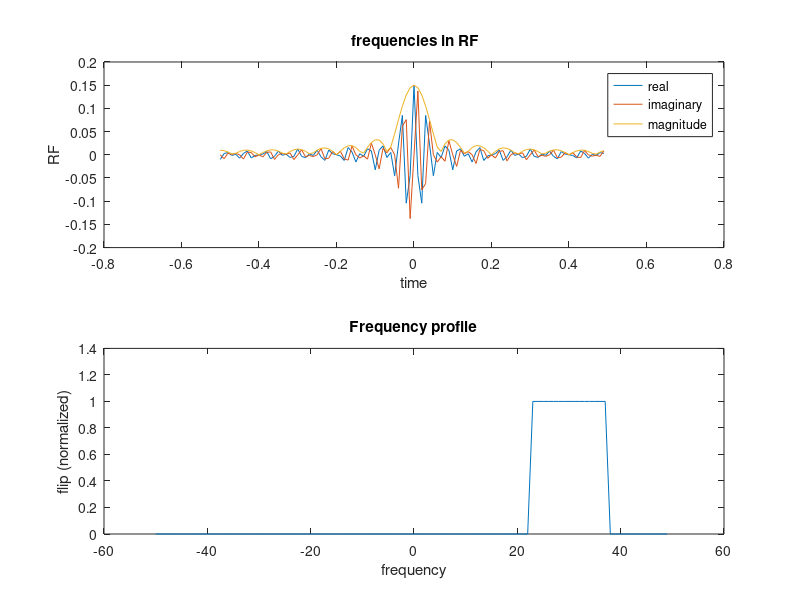

The MATLAB script that drew this image: (Note: this script raises an error after producing the figure.)
%% Illustration of a RF pulse
% To excite a slice, we create a RF pulse with a range of frequencies, used while applying magnetic field gradient

clear all

dt = 0.01;
tmax = 1;
N = tmax/dt;
t = [-N/2:N/2-1]*dt;
% center frequency of RF
f0 = 30;

% range of frequencies to sum
df = [-7:7];

[tmat dfmat] = meshgrid(t,df+f0);
rf_all = exp(i*2*pi*dfmat.*tmat);

f = [-N/2:N/2-1]/(N*dt);

fs = figure(1);
rf_test = sum(rf_all,1) * dt;
%rf_test = rf_test / length(df)^2;
FT_test = fftshift(fft(rf_test));
    subplot(211)
    plot(t,real(rf_test), t,imag(rf_test), t, abs(rf_test))
    xlabel('time'), ylabel('RF'), legend('real','imaginary', 'magnitude')

    title([ ' frequencies in RF'])
    subplot(212)
    plot(f,abs(FT_test))
    title('Frequency profile')
    xlabel('frequency'), ylabel('flip (normalized)')
drawnow
currFrame = getframe(fs);
im = frame2im(currFrame);
% get map
[imind,map] = rgb2ind(im,256,'nodither'); 
%%

for n = 1:length(df)
    rf_n = sum(rf_all(1:n,:),1) * dt;

    % Fourier Transform used to approximate the RF pulse profile (small tip approximation)
    FT_n = fftshift(fft(rf_n));

    subplot(211)
    plot(t,real(rf_n), t,imag(rf_n), t, abs(rf_n))
    xlabel('time'), ylabel('RF'), legend('real','imaginary', 'magnitude')

    title([int2str(n) ' frequencies in RF'])
    subplot(212)
    plot(f,abs(FT_n))
    title('Frequency profile')
    ylim([0 1.2])
    xlabel('frequency'), ylabel('flip (normalized)')

    drawnow
    currFrame = getframe(fs);

      imall(:,:,1,n) = rgb2ind(frame2im(currFrame),map,'nodither');

end


%%
imwrite(imall,map,'RF_pulse_frequencies-lab_frame.gif','DelayTime',1,'LoopCount',Inf)


%%

clear imall
f0 = 0;

% range of frequencies to sum
df = [0,1,-1,2,-2,3,-3,4,-4,5,-5,6,-6,7,-7];

[tmat dfmat] = meshgrid(t,df+f0);
rf_all = exp(i*2*pi*dfmat.*tmat);

for n = 1:length(df)
    rf_n = sum(rf_all(1:n,:),1) * dt;

    % Fourier Transform used to approximate the RF pulse profile (small tip approximation)
    FT_n = fftshift(fft(rf_n));

    subplot(211)
    plot(t,real(rf_n), t,imag(rf_n), t, abs(rf_n))
    xlabel('time'), ylabel('RF'), legend('real','imaginary', 'magnitude')

    title([int2str(n) ' frequencies in RF'])
    subplot(212)
    plot(f,abs(FT_n))
    title('Frequency profile')
    ylim([0 1.2])
    xlabel('frequency'), ylabel('flip (normalized)')

    drawnow
    currFrame = getframe(fs);

      imall(:,:,1,n) = rgb2ind(frame2im(currFrame),map,'nodither');

end


%%
imwrite(imall,map,'RF_pulse_frequencies-rotating_frame.gif','DelayTime',1,'LoopCount',Inf)

